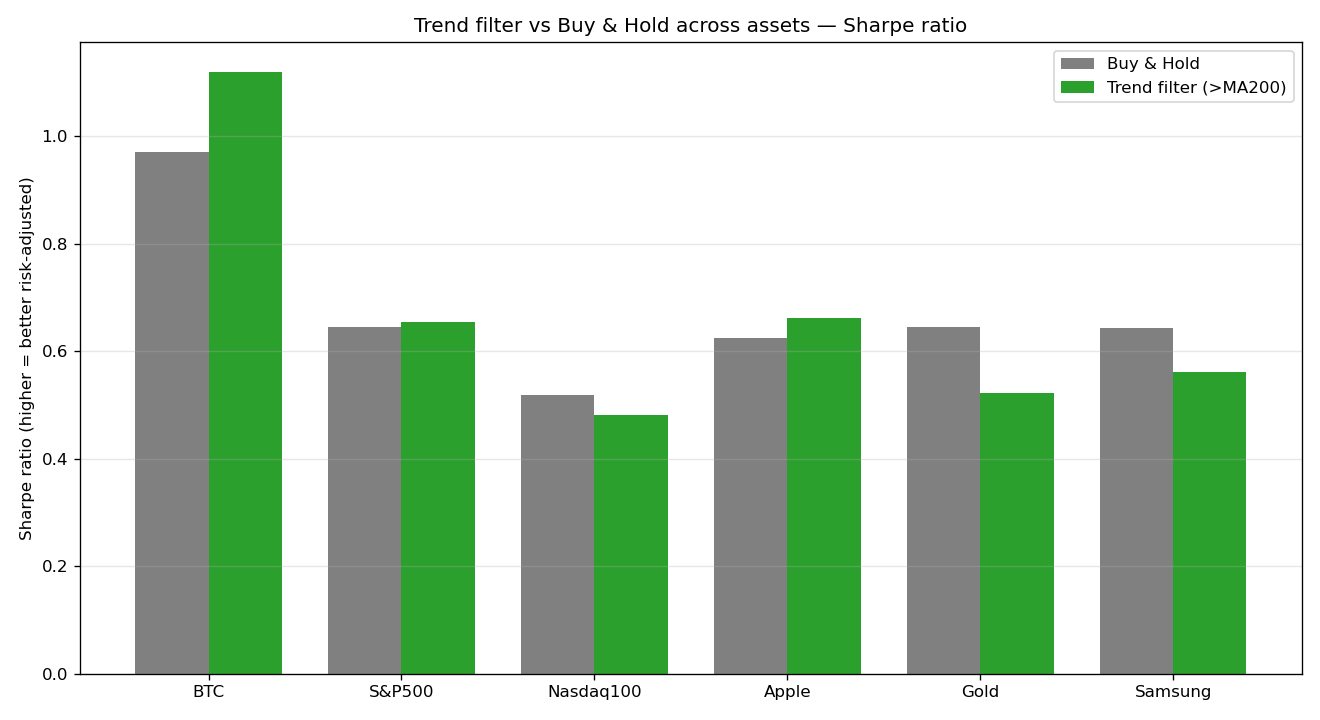

Source code (Python):
"""
추세필터(>200일선) 견고성 테스트 — 여러 자산에 동일 적용
─────────────────────────────────────────────────────
질문: 추세필터가 '비트코인에만 우연히' 맞은 걸까,
      아니면 자산을 가리지 않고 '덜 잃고 번다'가 통할까?

규칙(모든 자산 동일): 종가가 200일 이동평균 위면 보유(1), 아래면 현금(0).
                    다음날 진입(룩어헤드 방지), 매매일에 수수료+슬리피지 차감.
비교: 같은 자산 단순 보유(Buy & Hold) vs 추세필터.
"""
import os
import yfinance as yf
import pandas as pd
import numpy as np
import matplotlib.pyplot as plt

FEE, SLIPPAGE = 0.001, 0.0005
COST = FEE + SLIPPAGE

assets = {
    "BTC":      "BTC-USD",
    "S&P500":   "SPY",
    "Nasdaq100":"QQQ",
    "Apple":    "AAPL",
    "Gold":     "GLD",
    "Samsung":  "005930.KS",
}

def stats(r):
    """일별 수익률 r → (CAGR, MDD, Sharpe). 연율화는 실제 거래일 밀도로 보정."""
    cum = (1 + r).cumprod()
    days = (r.index[-1] - r.index[0]).days
    years = days / 365.25
    ann = len(r) / years                       # 연간 거래일(주식 ~252, 코인 ~365)
    cagr = cum.iloc[-1] ** (1 / years) - 1
    mdd = (cum / cum.cummax() - 1).min()
    sharpe = (r.mean() / r.std()) * np.sqrt(ann) if r.std() > 0 else 0
    return cagr, mdd, sharpe

def evaluate(ticker):
    df = yf.download(ticker, period="max", interval="1d",
                     auto_adjust=True, progress=False)
    if isinstance(df.columns, pd.MultiIndex):
        df.columns = df.columns.get_level_values(0)
    df = df.dropna()
    close = df["Close"]
    mkt = close.pct_change().fillna(0)
    pos = (close > close.rolling(200).mean()).astype(float).shift(1).fillna(0)
    trade = pos.diff().abs().fillna(0)
    sret = pos * mkt - trade * COST
    return close.index[0].date(), stats(mkt), stats(sret)

rows = []
print(f"{'자산':<11}{'기간시작':>11} | {'[단순보유] CAGR  MDD  Sharpe':>30} | {'[추세필터] CAGR  MDD  Sharpe':>30}")
print("-" * 88)
for name, tk in assets.items():
    try:
        start, bh, tf = evaluate(tk)
        rows.append((name, bh, tf))
        print(f"{name:<11}{str(start):>11} | "
              f"{bh[0]*100:>8.0f}% {bh[1]*100:>5.0f}% {bh[2]:>6.2f}   | "
              f"{tf[0]*100:>8.0f}% {tf[1]*100:>5.0f}% {tf[2]:>6.2f}")
    except Exception as e:
        print(f"{name:<11} 데이터 오류: {e}")

# 요약: 추세필터가 보유 대비 'MDD 개선'·'Sharpe 개선'된 자산 수
mdd_better = sum(1 for _, bh, tf in rows if tf[1] > bh[1])      # 덜 빠짐(0에 가까움)
sharpe_better = sum(1 for _, bh, tf in rows if tf[2] > bh[2])
print("-" * 88)
print(f"추세필터가 단순보유보다 MDD(덜 잃음) 개선: {mdd_better}/{len(rows)}개 자산")
print(f"추세필터가 단순보유보다 Sharpe(효율) 개선: {sharpe_better}/{len(rows)}개 자산")

# ===== 차트: 자산별 Sharpe (보유 vs 추세필터) =====
HERE = os.path.dirname(os.path.abspath(__file__))
names = [r[0] for r in rows]
bh_sh = [r[1][2] for r in rows]
tf_sh = [r[2][2] for r in rows]
x = np.arange(len(names)); w = 0.38
fig, ax = plt.subplots(figsize=(11, 6))
ax.bar(x - w/2, bh_sh, w, label="Buy & Hold", color="gray")
ax.bar(x + w/2, tf_sh, w, label="Trend filter (>MA200)", color="tab:green")
ax.set_xticks(x); ax.set_xticklabels(names)
ax.set_ylabel("Sharpe ratio (higher = better risk-adjusted)")
ax.set_title("Trend filter vs Buy & Hold across assets — Sharpe ratio")
ax.legend(); ax.grid(alpha=0.3, axis="y")
plt.tight_layout()
out = os.path.join(HERE, "multi_asset_trend.png")
plt.savefig(out, dpi=120)
print("차트 저장:", out)
